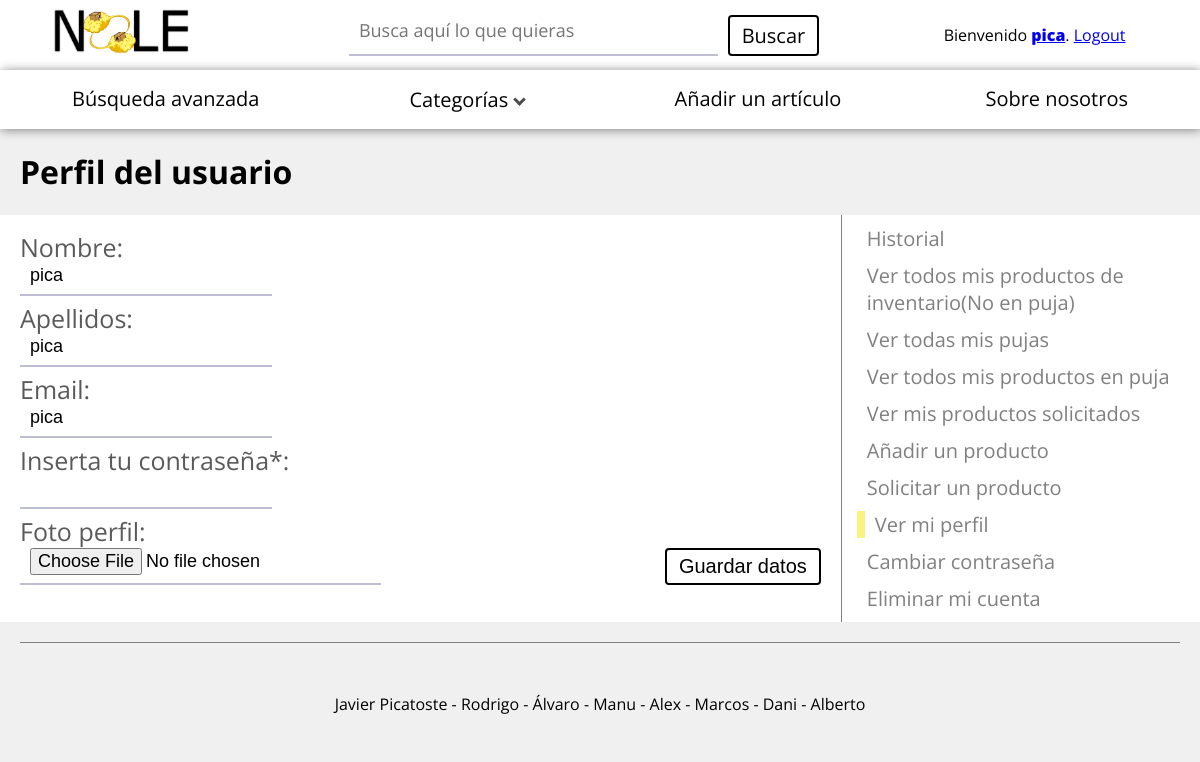
/perfil.php?opt=verPerfil&editarperfil=1 (signed in), run on an earlier commit of the app's database.
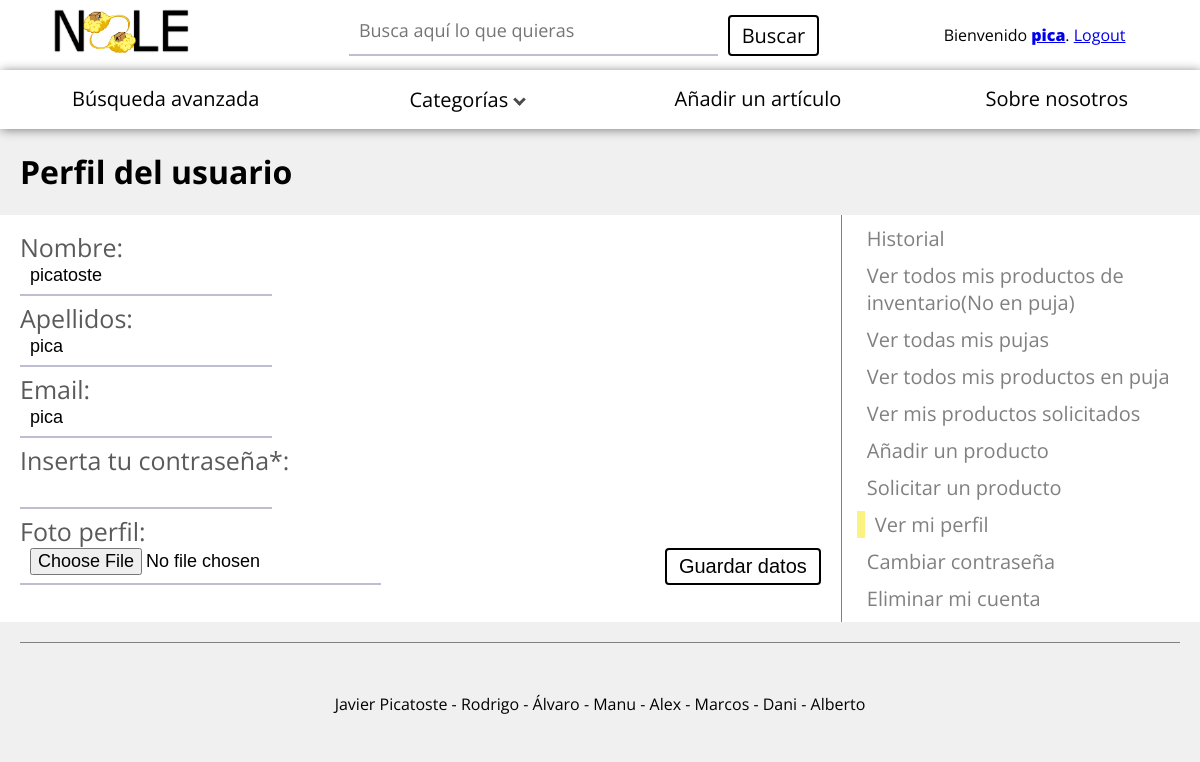
And on a later commit of the database.
### tables this page shows
CREATE TABLE `usuario` (
  `Nombre` varchar(20) NOT NULL,
  `Apellido` varchar(20) NOT NULL,
  `Nickname` varchar(20) NOT NULL,
  `Pass` varchar(260) NOT NULL,
  `Correo` varchar(50) NOT NULL,
  `Activo` tinyint(1) NOT NULL DEFAULT '1',
  `Foto` varchar(100) NOT NULL,
  `Valoracion` decimal(10,0) NOT NULL,
  `Numvaloraciones` int(10) NOT NULL
);

### include/UsuarioSA.php (called while the page is built, shortened)
<?php
require_once('UsuarioDAO.php');
require_once('UsuarioTransfer.php');
class UsuarioSA {
    protected $dao;
    public function mostrarUsuario(UsuarioTransfer $usuario) {
      if(!$this->dao){
           $this->dao = new UsuarioDAO();
      }
      $aux = $this->dao;
      return $aux->getUsuario($usuario);
    }
}
?>

### include/UsuarioTransfer.php (called while the page is built, shortened)
<?php
class usuarioTransfer {
    private $Nickname;
    private $nombre;
    private $apellido;
    private $correo;
     public function __construct( $Nickname, $nombre, $apellido, $pass, $correo, $valoracion, $numValoraciones, $activo) {
        $this->Nickname = $Nickname;
        $this->nombre = $nombre;
        $this->apellido = $apellido;
        $this->correo = $correo;
    }
    public function getNickname() {
        return $this->Nickname;
    }
    public function getNombre() {
        return $this->nombre;
    }
    public function getApellido() {
        return $this->apellido;
    }
    public function getCorreo() {
        return $this->correo;
    }
}
?>

### include/UsuarioDAO.php (called while the page is built, shortened)
<?php
require_once('UsuarioTransfer.php');
require_once('DAO.php');
class UsuarioDAO extends DAO{
    public function getUsuario(UsuarioTransfer $usuario) {
      if($ok = parent::conectar()){
        $nickname=$usuario->getNickname();
        $sql ="SELECT * FROM usuario WHERE Nickname LIKE '$nickname'";
        $consulta = mysqli_query($this->db, $sql);
        if($consulta){
             $info= $consulta->fetch_object();
           }
        else{
            parent::desconectar();
            return NULL;
          }
        if($info){
          return new UsuarioTransfer($info->Nickname,$info->Nombre,$info->Apellido,$info->Pass,$info->Correo,
          $info->Valoracion, $info->Numvaloraciones, $info->Activo);
        }
        else{
            parent::desconectar();
            return NULL;
          }
      }
      else
        return NULL;
    }
}
?>

### include/DAO.php (called while the page is built)
<?php
class DAO {
   protected $db;
    protected function conectar() {
       if ($this->db = new mysqli("localhost", "noleUser", "MAbqq3DquJh3bQvY", "nole")) {
        	return $this->db;
      }
        else
          return false;
    }
    protected function desconectar() {
       if($this->db) {
       	$ok = mysqli_close($this->db);
       	if($ok)
          return true;
       	else
          return false;
       }
       else
        return false;
    }
}
?>

### verPerfil.php (the view, shortened to what this page needs)
<?php
	if (! isset($_GET['editarperfil'])){
		$editarperfil = false;
	}
	else {
		if ($_GET['editarperfil']==true){
			$editarperfil = true;
		}
		else{
			$editarperfil = false;
		}
	}
	require_once("include/UsuarioSA.php");
	$sa = new UsuarioSA();
  	$user = new usuarioTransfer($_SESSION["nombre"],"","","","",0,0,"");
	$us = $sa->mostrarUsuario($user);
	if (! $editarperfil){
?>
		<h1>Tus datos</h1>
		<div class="usuario">
		  	<div class="imagen">
				<h5>Imagen: </h5>
				<?php
				echo "<img src=\"img/" . $us->getNickname() . ".png\"/>";
			?>
			</div>
		  	<div class="details">
		    <?php
			    echo"<h1>Nickname: ".$us->getNickname()."</h1>";
			?>
			    <div class="author">
			      	<h2>Nombre y apellidos: <?php echo $us->getNombre() . " " . $us->getApellido() ?></h2>
			    </div>
			    <div class="mail">
			      	<h2>Email: <?php echo $us->getCorreo() ?></h2>
			    </div>
			    <div class="separator"></div>
			    <?php
			    	$editarperfil=true;
			    	$path = 'perfil.php?opt=verPerfil&editarperfil='.$editarperfil;
			    	echo '<a class="seemore" href='.$path.'><i class="right"></i><p>Editar mi perfil</p></a>';
			   	?>
		  </div>
		</div>
<?php
	}
	else{
?>
		<div class="cambiarDatos">
			<form class="formulario" action="procesarEditarPerfil.php" method="POST" enctype="multipart/form-data">
				<p>Nombre: </p>
				<input type="text" name="nom" value=<?php echo $us->getNombre() ?>>
				<p>Apellidos: </p>
				<input type="text" name="ape" value=<?php echo $us->getApellido() ?>>
				<p>Email: </p>
				<input type="text" name="mail" value=<?php echo $us->getCorreo() ?>>
				<p>Inserta tu contraseña*: </p>
				<input type="password" name="pass" required="true">
				<p>Foto perfil: </p>
				<input type="file" name="fotoPerfil" />
				<button type="submit" class="guardar">Guardar datos</button>
			</form>
		</div>
<?php
	}
?>

What changed in the data, as far as the page shows it:
changed usuario "pica": nom "pica" → "picatoste"
